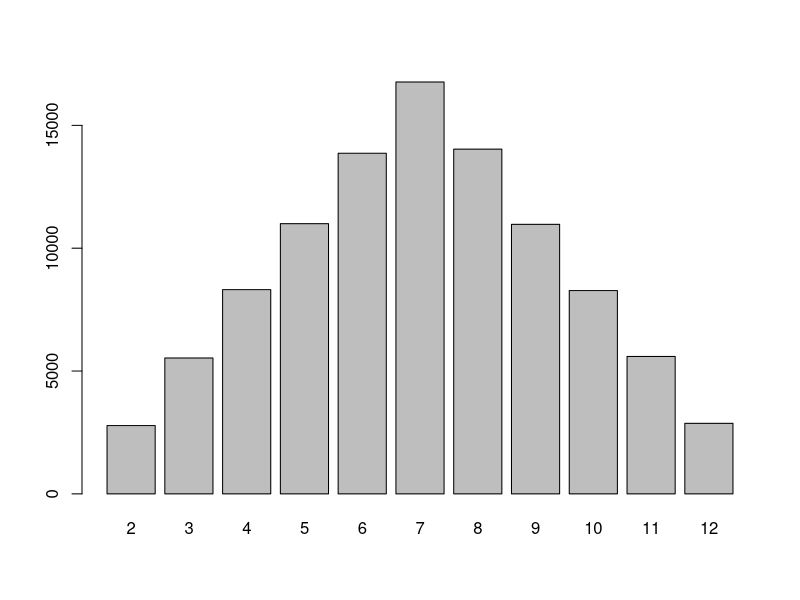

Generate this figure with R:
#A Monte Carlo simulation of rolling dice
#Update the num_rolls variable to simulate more rolls
#As the number of rolls increases, the frequency and proportion will
#stabilize around the predicted probabilities (Law of Large Numbers)

#Vectors of possible outcomes
die1 <- c(1:6)
die2 <- c(1:6)

#Number of rolls
num_rolls <- 100000

#One Hundred Rolls
rolls <- replicate(num_rolls, sample(die1, 1) + sample(die2, 1))

#Table (Frequency)
t <- table(rolls)
print(t)

#Barplot
barplot(t)